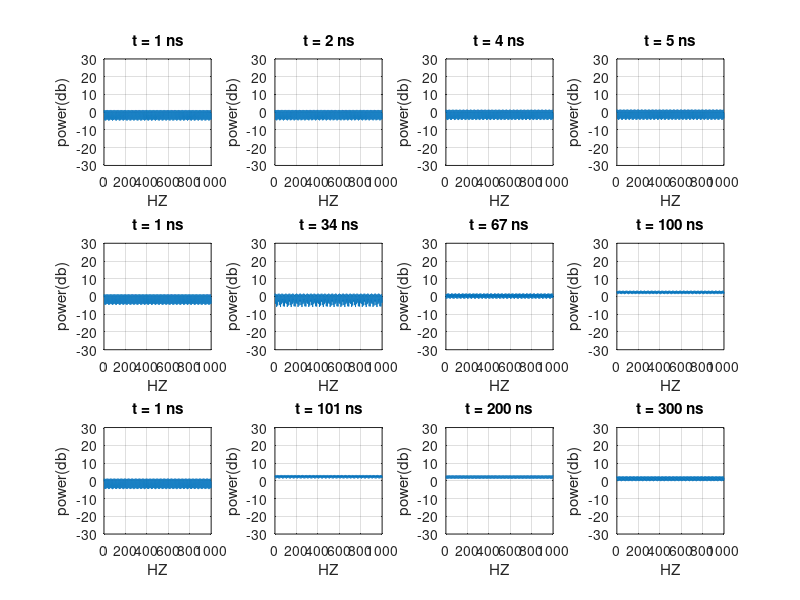

This figure's MATLAB source:
function ex2
%     frequency_spectrum = [2500000000-1000000:50:2500000000+1000000];
%     h_f = zeros(length(frequency_spectrum), 2);
%     f_m = 3/300000;
%     
%     delays = 10^-9*[0, 110, 190, 410];
%     power_fade_db = [0, -9.7, -19.2, -22.8];
%     for i=[1:length(frequency_spectrum)]
% %         distance_fade = db2mag(40*log10(2.5) + 30*log10(frequency_spectrum(i)/1000000)+49)^2;
%         distance_fade = db2mag(40*log10(2.5) + 30*log10(frequency_spectrum(1)/1000000)+49)^2;
%         h_f(i, 1) = frequency_spectrum(i);
%         
% %         h_f(i, 2) = abs((1/distance_fade)*sum((db2mag(power_fade_db).^2).*exp(-j*2*pi*frequency_spectrum(i)*delays)));
%         h_f(i, 2) = abs(sum(exp(-j*2*pi*frequency_spectrum(i)*delays)));
%         
%     end

    % Delays, in nanoseconds
    delays = [0, 110, 190, 410];
    power_fade_db = [0, -9.7, -19.2, -22.8];
    N = 10000;
    FM_MAX = (3/3.6)*2.5e9/3e8;
    TIMES_TO_SAMPLE = round([linspace(1,5,4) ; linspace(1,100,4) ; linspace(1,300,4)])';
    
    
    PSD_FILTER_HZ = 1000;
    psd_filter = zeros(1, N);
    k = round(N*FM_MAX/PSD_FILTER_HZ);
    psd_filter(1:k) = 1;
    psd_filter(end-k:end) = 1;
    
    % a contains the a_i(t) random process. t is in nanoseconds
    a = zeros(length(delays), N);
    for i=[1:length(delays)]
        a(i,:) = (randn(1, N) + j*randn(1, N))/sqrt(2);
        a(i,:) = ifft(fft(a(i,:)).*psd_filter);
        a(i,:) = (a(i,:) / sqrt(var(a(i,:))))*db2mag(power_fade_db(i));
    end
    
    figure;
    for idx=[1:numel(TIMES_TO_SAMPLE)]
        channel = zeros(N, 1);
        channel(delays+1) = a(:,TIMES_TO_SAMPLE(idx));
        
        subplot(size(TIMES_TO_SAMPLE, 2), size(TIMES_TO_SAMPLE, 1), idx);
        plot((1:N)/10, mag2db(abs(fft(channel)))/2);
        title(sprintf('t = %d ns', TIMES_TO_SAMPLE(idx)));
        xlabel('HZ');
        ylabel('power(db)');
        ylim([-30, 30]);
        grid on;
    end
    

end


